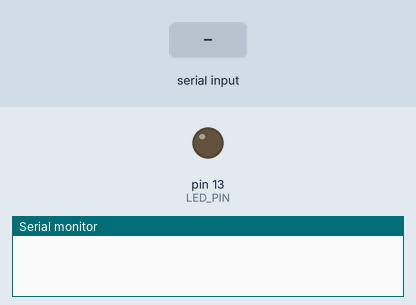
A sketch run on a simulated Arduino Uno, built with avr-gcc and run on an emulated ATmega328P. Parts: output pins drawn as LEDs (lit = HIGH), the last lines printed to the serial monitor. Dashed ring = blinking. Inputs (shaded band) come from the test bench.

Above: at 0.1 s.
At 1.87 s:
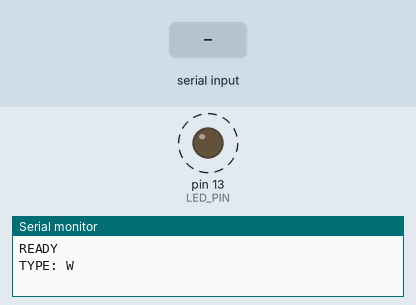
2.3 s: "W" received over Serial
At 3.1 s:
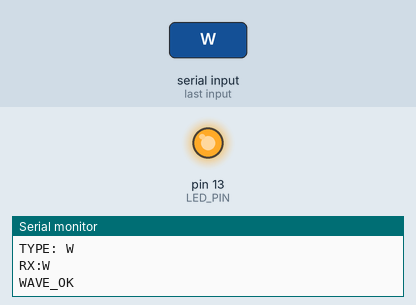
5.3 s: "w" received over Serial
Timing chart, 0 to 17.3 s (numbered marks = the images above; inputs shaded):
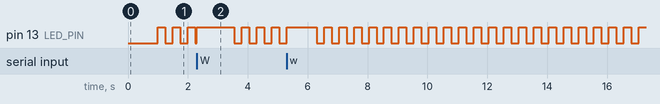

The sketch:

serial_smoke_test.ino
```cpp
#include <Arduino.h>

const int LED_PIN = LED_BUILTIN;
const unsigned long BLINK_INTERVAL_MS = 250;

unsigned long lastBlinkAt = 0;
bool ledOn = false;

void setup() {
  pinMode(LED_PIN, OUTPUT);
  digitalWrite(LED_PIN, LOW);

  Serial.begin(115200);
  delay(1000);

  Serial.println("READY");
  Serial.println("TYPE: W");
}

void loop() {
  if (millis() - lastBlinkAt >= BLINK_INTERVAL_MS) {
    lastBlinkAt = millis();
    ledOn = !ledOn;
    digitalWrite(LED_PIN, ledOn ? HIGH : LOW);
  }

  while (Serial.available() > 0) {
    char ch = static_cast<char>(Serial.read());
    Serial.print("RX:");
    Serial.println(ch);

    if (ch == 'W' || ch == 'w') {
      Serial.println("WAVE_OK");
      digitalWrite(LED_PIN, HIGH);
      delay(1000);
      digitalWrite(LED_PIN, LOW);
    }
  }
}
```

Measured:
- by itself, pin 13 (LED_PIN): alternates HIGH for 0.25 s and LOW for 0.25 s
